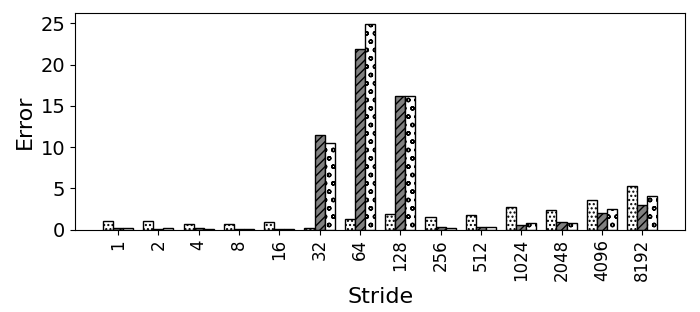

Write Python code to recreate this figure.
import random
import matplotlib
import matplotlib.pyplot as plt
from matplotlib import style

import numpy as np
import matplotlib.patches as mpatches

#plt.rcdefaults()
fig, ax = plt.subplots()

fig.set_size_inches(7, 3.5)


#stride = ['stride-1', 'stride-2', 'stride-4', 'stride-8', 'stride-16', 'stride-32', 'stride-64', 'stride-128', 'stride-256', 'stride-512', 'stride-1024', 'stride-2048', 'stride-4096', 'stride-8192']
stride = ['1', '2', '4', '8', '16', '32', '64', '128', '256', '512', '1024', '2048', '4096', '8192']

bwell=[1.01329757268451, 1.00664442610665, 0.645074965635715, 0.641592213238659, 0.872555452784627, 0.140716132057309, 1.24265498171867, 1.8273310825351, 1.55418999228563, 1.79646168094792, 2.69749326324149, 2.42103254222656, 3.5825217604221, 5.29145864124974]
slake=[0.142826912952481, 0.0905315660888305, 0.145628414355477, 0.112599470670294, 0.0836252097134799, 11.4262752723197, 21.8709107434609, 16.2206522285226, 0.289030989339573, 0.333069340882973, 0.52743061939484, 0.920171017174767, 1.97753808227538, 3.02605865132925]
clake=[0.19101842130457, 0.135409194881203, 0.0997060877408937, 0.100301694691289, 0.104775705372766, 10.5245068174194, 24.9542387588648, 16.162753394389, 0.236673726611326, 0.282794802988159, 0.737736202894735, 0.84683466290589, 2.48261475658662, 4.05502458156324]

def average(lst):
    return sum(lst) / len(lst)

print("accurcy")
print("Broadwell showed {:.1f}".format((100-average(bwell)))+"\% accuracy, Sky Lake showed {:.1f}".format((100-average(slake)))+"\% accuracy, and Cascade Lake showed {:.1f}".format((100-average(slake)))+"\% accuracy")


barwidth=.25
# Set position of bar on X axis
r1 = np.arange(len(bwell))
r2 = [x + barwidth for x in r1]
r3 = [x + barwidth for x in r2]


x_pos = np.arange(len(stride))  # the label locations
#ax.barh(x_pos, read, hatch='....', color='white', edgecolor='black')
#rects1 = plt.bar(x, traffic, .8, hatch='....', color='white', edgecolor='black')
plt.bar(r1, bwell, width=barwidth, hatch='....', color='white', edgecolor='black', label='Broadwell')
plt.bar(r2, slake, width=barwidth, hatch='////', color='grey', edgecolor='black', label='Sky Lake')
plt.bar(r3, clake, width=barwidth, hatch='oo', color='white', edgecolor='black', label='Cascade Lake')

#plt.legend(handlelength=3, fontsize=12)

#plt.legend(loc="upper right", fontsize=12)


ax.set_ylabel('Error', fontsize=16)
ax.set_xlabel('Stride', fontsize=16)


#plt.title('', fontsize=18)
#ax.set_xticks(x_pos)

plt.yticks(fontsize=14)
#plt.yticks(np.arange(0, 100, 10), fontsize=14)
#ax.get_yaxis().get_major_formatter().set_scientific(False)

plt.xticks([r + barwidth for r in range(len(bwell))], stride, fontsize=12, rotation=90)

#plt.xticks(rotation=90, fontsize=14)
#ax.set_xticklabels(stride, fontsize=12)

#ax.invert_yaxis()
plt.tight_layout()

plt.show()
fig.savefig('500_init_pref.png', dpi=100)

# Example data
